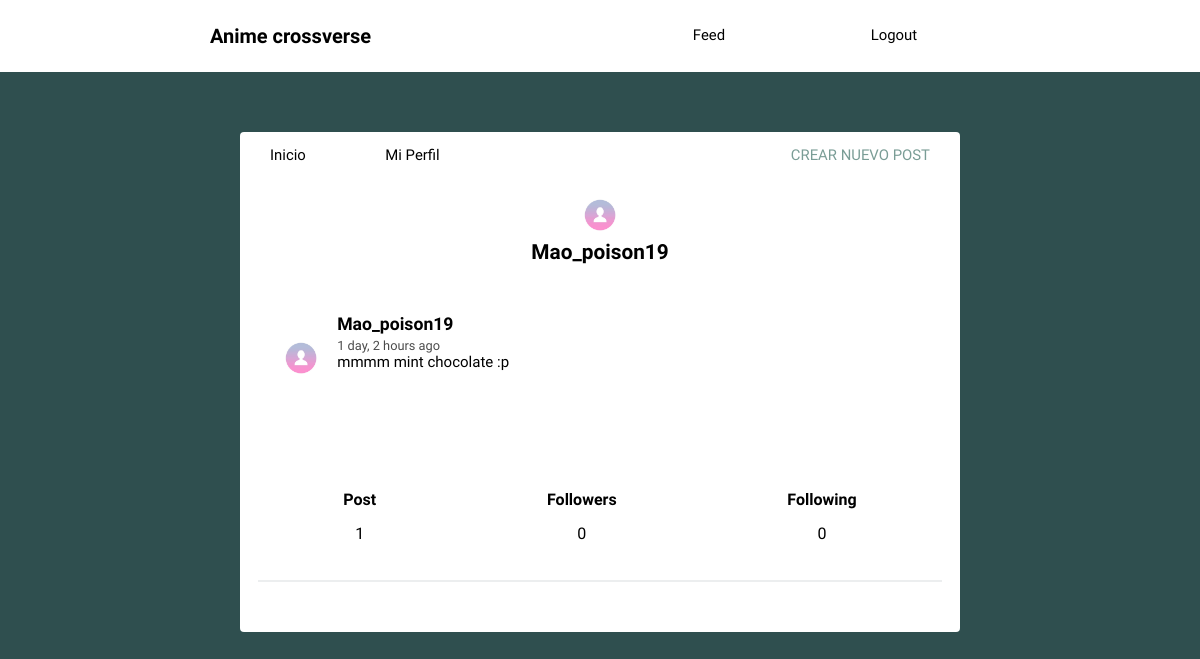
Page /profile/Mao_poison19/ (signed in) on the earlier database version.
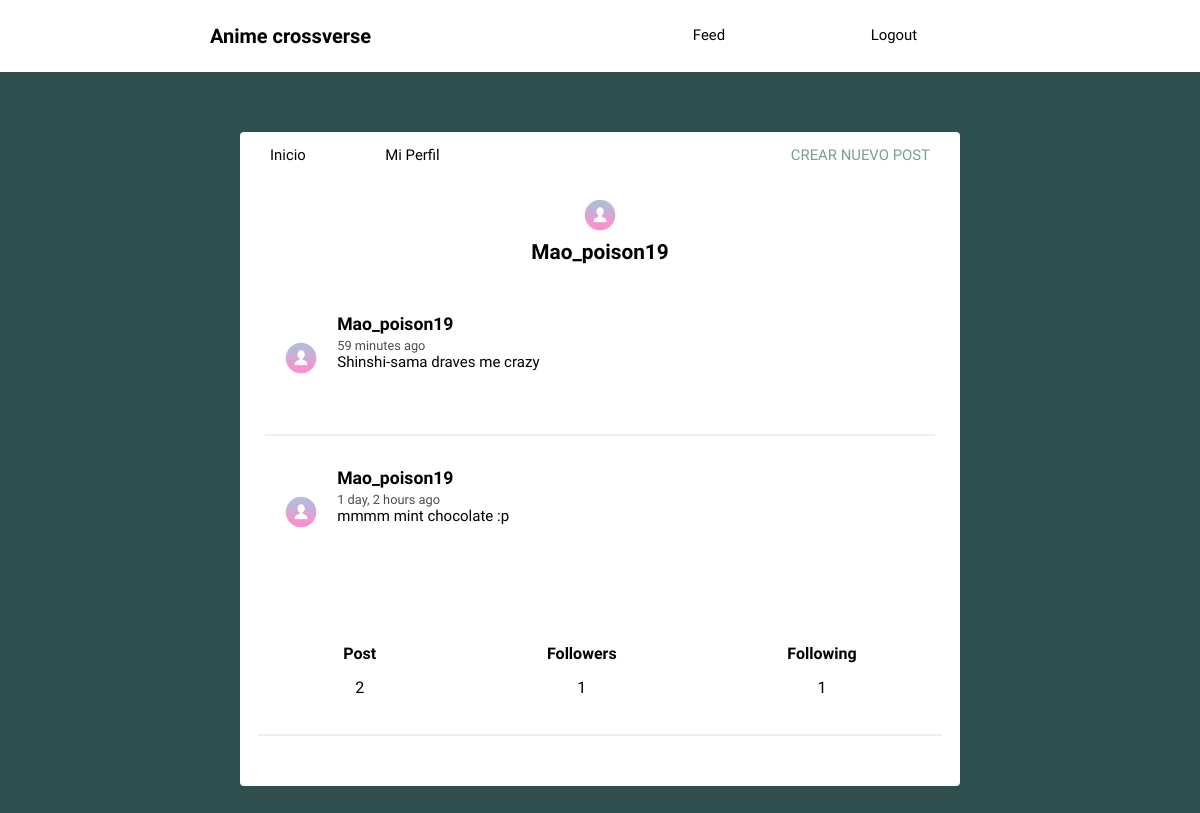
Same page on the later database version.
### social/models.py (models this page shows, shortened)
class Post(models.Model):
    user = models.ForeignKey(
        User, on_delete=models.CASCADE, related_name='posts')
    timestamp = models.DateTimeField(default=timezone.now)
    content = models.TextField()
    class Meta:
        ordering = ['-timestamp']

class Profile(models.Model):
    user = models.OneToOneField(User, on_delete=models.CASCADE)
    image = models.ImageField(default='avatar.jpeg')

### social/views.py (the view, shortened to what this page needs)
# urls.py: path('profile/<str:username>/', views.profile, name='profile'),
@login_required(login_url='login')
def profile(request, username):
    user = request.user
    posts = user.posts.all()
    context = {
        'user': user,
        'posts': posts
    }
    return render(request,
                  'social/profile.html',
                  context)

### templates/social/profile.html (shortened to what this page needs)
{% extends 'social/feed.html' %}
{% load humanize %}
{% block content %}
<div class="profile">
	<img src="{{ user.profile.image.url }}">
	<h2>{{ user.username }}</h2>
	{{ block.super }}
</div>
<div class="follow">
	<div>
		<h5>Post</h5>
		<p>{{ user.posts.count }}</p>
	</div>
	<div>
		<h5>Followers</h5>
		<p>{{ user.followed_users.count }}</p>
	</div>
	<div>
		<h5>Following</h5>
		<p>{{ user.follower_users.count }}</p>
	</div>
</div>
{% endblock %}

### templates/social/feed.html (shortened to what this page needs)
{% extends 'social/layout.html' %}
{% load humanize %}
{% block content %}
{% for post in posts %}
<article>
    <div class="container-article">
        <img src="{{ post.user.profile.image.url }}">
        <div>
            <h2 class="username"><a href="{% url 'profile' post.user.username %}">{{ post.user.username }}</a></h2>
            <time data-time="#">{{ post.timestamp|naturaltime }}</time>
            <div class="post">{{ post.content }}</div>
        </div>
    </div>
</article>
{% endfor %}
{% endblock %}

Differences in the rows shown:
added Post: user.profile.image (placeholder picture), user.username "Mao_poison19", timestamp "59 minutes ago", content "Shinshi-sama draves me crazy"
Other differences:
{{ user.posts.count }}: "1" → "2"
{{ user.followed_users.count }}: "0" → "1"
{{ user.follower_users.count }}: "0" → "1"
